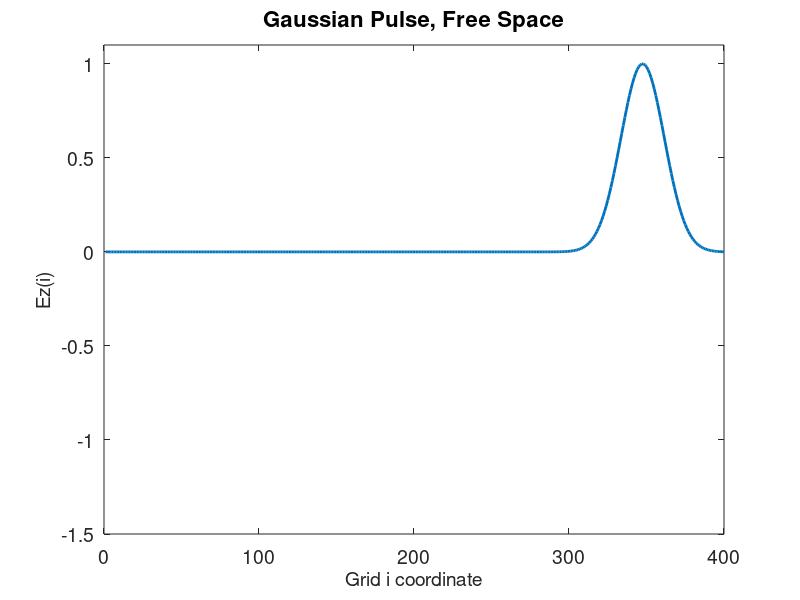

The MATLAB script that drew this image:
%************************************************************************
% 1-D FDTD Code of a Gaussian Pulse Propagating in Free Space
%************************************************************************

% This is a finite-difference time-domain (FDTD) code that solves 
% Maxwell's equations in 1-D.  A plane wave propagates in free space
% along the x-direction.  The unknowns are are Ez and Hy.
% The source is a Gaussian waveform at the left-most position of the
% the grid (i = 1). 

clear all;

%*******************************
% DEFINE VARIABLES AND PARAMETERS
%*******************************

% Speed of light (m/s)
c = 2.99792456E8;

% permittivity of free space
eps = 8.85418782E-12;

% permeability of free space
mu = 4*pi*1E-7;

% space increment
dx = 1E-3;

% time step increment (S = 1)
S = 0.99;
dt = S*dx/c;

% imax is the number of grid cells in the x-direction
imax = 400;

% nmax is the total number of time steps to be run.
nmax = 410; 
                                     
% nhalf is the half-width of the Gaussian Pulse
nhalf = 20;
% no is how many time steps the center of the Gaussian is delayed
% in time from the start of the simulation
no = nhalf*3;

% arrays to hold the Ez and Hy fields
Ez = zeros(1,imax);
% start and end the grid on an Ez, so one less Hy value compared to Ez
Hy = zeros(1,imax-1); 

% Pre-calculate the updating coefficients 
Caz = 1.0;
Cbz = dt/(eps*dx);
Day = 1.0;
Dby = dt/(mu*dx);

%**************************************************************************
% Start the time-stepping loop
%**************************************************************************

for n=1:nmax;
   
%********************************
% update the Hy fields
%********************************
    for i = 1:imax-1
        Hy(i) = Day*Hy(i) + Dby*(Ez(i+1) - Ez(i));
    end
    
    
%********************************    
% Update the Ez fields 
%********************************

    % implement the source on Ez at i = 1
    Ez(1) = exp(-((n-no)/nhalf)^2);
  
    % Update the Ez fields 
    for i = 2:imax-1
        Ez(i)= Caz*Ez(i) + Cbz*(Hy(i) - Hy(i-1));
    end
 
%********************************    
% Output
%********************************

    % Plot the Ez values at each time step and label the axes.
    figure(1); plot(Ez,'LineStyle','-','LineWidth',2);
    set(gca,'FontSize',14);
    axis([0 400 -1.5 1.1]);
    title('Gaussian Pulse, Free Space', 'FontSize',16);
    xlabel('Grid i coordinate', 'FontSize',14);
    ylabel('Ez(i)', 'FontSize',14);
    pause(0.01)

end
%**************************************************************************
% End the time-stepping loop
%**************************************************************************

